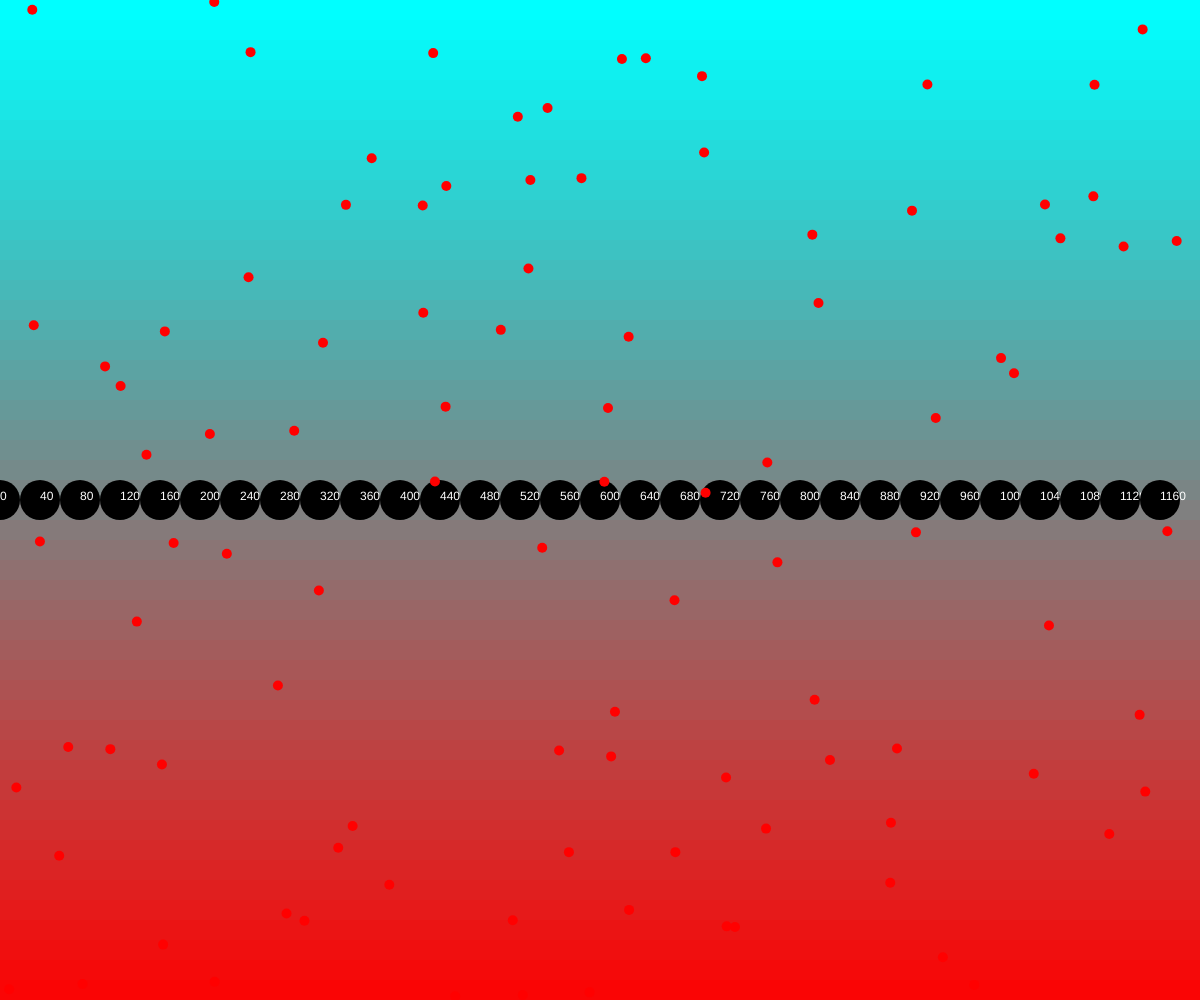
Frame 1 (no input)
Frame 60 (no input): identical to frame 1, image omitted
Frame 120 (the mouse pressed at the canvas centre since frame 60): identical to frame 1, image omitted

The p5.js sketch that drew this single still picture (run headless with seeded random() and noise() and a simulated clock; from frame 60 on, the mouse is pressed at the canvas centre):

// p5.js sketch
// ── sketch.js
// Drawing with Loops 
// Muntaha Chowdhury
// Sept 19, 2024
// 

function setup() {
  createCanvas(windowWidth, windowHeight);
  // frameRate(1);
}

function draw() {
  myBackground();
  myForeground();
  // noLoop();
  //this is where the screen actually draws the frames
}

function myBackground() {
  // use some loops to create a gradient background
  // assuming height === 800
  // y: 800 700 600 ... 0
  let rectHeight = 20;
  noStroke();
  for (let y = height; y >= 0; y-=rectHeight) {
    let value = map(y, 0, height, 0, 255);
    fill(value, 255-value, 255-value);
    rect(0, y, width, rectHeight);
  }
}

function myForeground() {
  //draw some shapes using FOR / WHILE loops
  //var      //cond.      //modifcation of var    //..
  // x: 0 1 2 3 4 5 6
  for(let x = 0; x < width; x+=40) {
    fill(0);
    circle(x, height/2, 40);
    fill(255);
    text(x, x, height/2)
  }

  //create stars x100
  let starCount = 0;
  randomSeed(7);
  while(starCount < 100) {
    fill(255, 0, 0);
    let x = random(0, width);
    let y = random(0, height);
    circle(x, y, 10);
    starCount++;
  }
}
